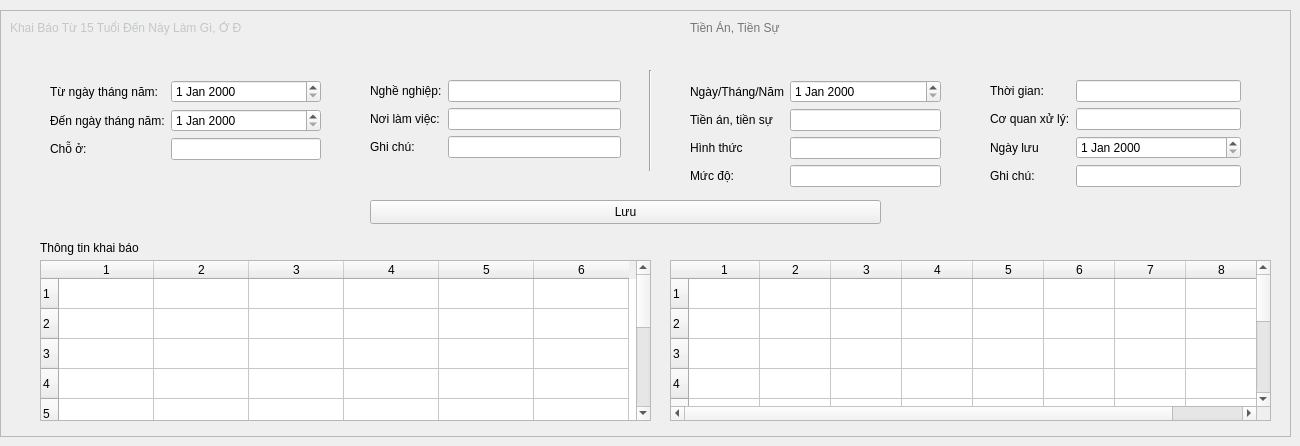
         <widget class="QWidget" name="tab_6">
          <attribute name="title">
           <string>Khai Báo</string>
          </attribute>
          <widget class="QFrame" name="frame_24">
           <property name="enabled">
            <bool>true</bool>
           </property>
           <property name="geometry">
            <rect>
             <x>0</x>
             <y>10</y>
             <width>1291</width>
             <height>427</height>
            </rect>
           </property>
           <property name="frameShape">
            <enum>QFrame::StyledPanel</enum>
           </property>
           <property name="frameShadow">
            <enum>QFrame::Raised</enum>
           </property>
           <widget class="QLabel" name="label_67">
            <property name="geometry">
             <rect>
              <x>10</x>
              <y>10</y>
              <width>231</width>
              <height>16</height>
             </rect>
            </property>
            <property name="text">
             <string>&lt;html&gt;&lt;head/&gt;&lt;body&gt;&lt;p&gt;&lt;span style=&quot; color:#c2c8c3;&quot;&gt;Khai Báo Từ 15 Tuổi Đến Này Làm Gì, Ở Đâu&lt;/span&gt;&lt;/p&gt;&lt;/body&gt;&lt;/html&gt;</string>
            </property>
           </widget>
           <widget class="QWidget" name="formLayoutWidget_35">
            <property name="geometry">
             <rect>
              <x>50</x>
              <y>70</y>
              <width>271</width>
              <height>81</height>
             </rect>
            </property>
            <layout class="QFormLayout" name="formLayout_35">
             <item row="0" column="0">
              <widget class="QLabel" name="tNgYThNgNMLabel_5">
               <property name="text">
                <string>Từ ngày tháng năm:</string>
               </property>
              </widget>
             </item>
             <item row="1" column="0">
              <widget class="QLabel" name="nNgYThNgNMLabel_5">
               <property name="text">
                <string>Đến ngày tháng năm:</string>
               </property>
              </widget>
             </item>
             <item row="2" column="0">
              <widget class="QLabel" name="chLabel_7">
               <property name="text">
                <string>Chỗ ở:</string>
               </property>
              </widget>
             </item>
             <item row="2" column="1">
              <widget class="QLineEdit" name="chLineEdit_7"/>
             </item>
             <item row="0" column="1">
              <widget class="QDateEdit" name="dateEdit_20"/>
             </item>
             <item row="1" column="1">
              <widget class="QDateEdit" name="dateEdit_21"/>
             </item>
            </layout>
           </widget>
           <widget class="QWidget" name="formLayoutWidget_36">
            <property name="geometry">
             <rect>
              <x>370</x>
              <y>70</y>
              <width>251</width>
              <height>81</height>
             </rect>
            </property>
            <layout class="QFormLayout" name="formLayout_36">
             <item row="0" column="0">
              <widget class="QLabel" name="nghNghiPLabel_11">
               <property name="text">
                <string>Nghề nghiệp:</string>
               </property>
              </widget>
             </item>
             <item row="0" column="1">
              <widget class="QLineEdit" name="nghNghiPLineEdit_11"/>
             </item>
             <item row="1" column="0">
              <widget class="QLabel" name="nILMViCLabel_5">
               <property name="text">
                <string>Nơi làm việc:</string>
               </property>
              </widget>
             </item>
             <item row="1" column="1">
              <widget class="QLineEdit" name="nILMViCLineEdit_5"/>
             </item>
             <item row="2" column="0">
              <widget class="QLabel" name="ghiChLabel_11">
               <property name="text">
                <string>Ghi chú:</string>
               </property>
              </widget>
             </item>
             <item row="2" column="1">
              <widget class="QLineEdit" name="ghiChLineEdit_11"/>
             </item>
            </layout>
           </widget>
           <widget class="QPushButton" name="pushButton_55">
            <property name="geometry">
             <rect>
              <x>370</x>
              <y>190</y>
              <width>511</width>
              <height>24</height>
             </rect>
            </property>
            <property name="text">
             <string>Lưu</string>
            </property>
           </widget>
           <widget class="QTableWidget" name="tableWidget_17">
            <property name="enabled">
             <bool>true</bool>
            </property>
            <property name="geometry">
             <rect>
              <x>40</x>
              <y>250</y>
              <width>611</width>
              <height>161</height>
             </rect>
            </property>
            <property name="rowCount">
             <number>10</number>
            </property>
            <property name="columnCount">
             <number>6</number>
            </property>
            <attribute name="horizontalHeaderVisible">
             <bool>true</bool>
            </attribute>
            <attribute name="horizontalHeaderDefaultSectionSize">
             <number>95</number>
            </attribute>
            <row/>
            <row/>
            <row/>
            <row/>
            <row/>
            <row/>
            <row/>
            <row/>
            <row/>
            <row/>
            <column/>
            <column/>
            <column/>
            <column/>
            <column/>
            <column/>
           </widget>
           <widget class="QWidget" name="formLayoutWidget_39">
            <property name="geometry">
             <rect>
              <x>690</x>
              <y>70</y>
              <width>251</width>
              <height>108</height>
             </rect>
            </property>
            <layout class="QFormLayout" name="formLayout_39">
             <item row="0" column="0">
              <widget class="QLabel" name="nghNghiPLabel_13">
               <property name="text">
                <string>Ngày/Tháng/Năm</string>
               </property>
              </widget>
             </item>
             <item row="1" column="0">
              <widget class="QLabel" name="nILMViCLabel_6">
               <property name="text">
                <string>Tiền án, tiền sự</string>
               </property>
              </widget>
             </item>
             <item row="1" column="1">
              <widget class="QLineEdit" name="nILMViCLineEdit_6"/>
             </item>
             <item row="2" column="0">
              <widget class="QLabel" name="ghiChLabel_13">
               <property name="text">
                <string>Hình thức</string>
               </property>
              </widget>
             </item>
             <item row="2" column="1">
              <widget class="QLineEdit" name="ghiChLineEdit_13"/>
             </item>
             <item row="3" column="0">
              <widget class="QLabel" name="mCLabel">
               <property name="text">
                <string>Mức độ:</string>
               </property>
              </widget>
             </item>
             <item row="3" column="1">
              <widget class="QLineEdit" name="mCLineEdit"/>
             </item>
             <item row="0" column="1">
              <widget class="QDateEdit" name="dateEdit_17"/>
             </item>
            </layout>
           </widget>
           <widget class="Line" name="line_17">
            <property name="geometry">
             <rect>
              <x>640</x>
              <y>60</y>
              <width>20</width>
              <height>101</height>
             </rect>
            </property>
            <property name="orientation">
             <enum>Qt::Vertical</enum>
            </property>
           </widget>
           <widget class="QLabel" name="label_65">
            <property name="geometry">
             <rect>
              <x>690</x>
              <y>10</y>
              <width>101</width>
              <height>16</height>
             </rect>
            </property>
            <property name="text">
             <string>&lt;html&gt;&lt;head/&gt;&lt;body&gt;&lt;p&gt;&lt;span style=&quot; color:#767676;&quot;&gt;Tiền Án, Tiền Sự&lt;/span&gt;&lt;/p&gt;&lt;/body&gt;&lt;/html&gt;</string>
            </property>
           </widget>
           <widget class="QWidget" name="formLayoutWidget_40">
            <property name="geometry">
             <rect>
              <x>990</x>
              <y>70</y>
              <width>251</width>
              <height>108</height>
             </rect>
            </property>
            <layout class="QFormLayout" name="formLayout_40">
             <item row="0" column="0">
              <widget class="QLabel" name="nghNghiPLabel_14">
               <property name="text">
                <string>Thời gian:</string>
               </property>
              </widget>
             </item>
             <item row="1" column="0">
              <widget class="QLabel" name="nILMViCLabel_7">
               <property name="text">
                <string>Cơ quan xử lý:</string>
               </property>
              </widget>
             </item>
             <item row="1" column="1">
              <widget class="QLineEdit" name="nILMViCLineEdit_7"/>
             </item>
             <item row="2" column="0">
              <widget class="QLabel" name="ghiChLabel_14">
               <property name="text">
                <string>Ngày lưu</string>
               </property>
              </widget>
             </item>
             <item row="3" column="0">
              <widget class="QLabel" name="ghiChLabel_3">
               <property name="text">
                <string>Ghi chú:</string>
               </property>
              </widget>
             </item>
             <item row="3" column="1">
              <widget class="QLineEdit" name="ghiChLineEdit_3"/>
             </item>
             <item row="2" column="1">
              <widget class="QDateEdit" name="dateEdit_16"/>
             </item>
             <item row="0" column="1">
              <widget class="QLineEdit" name="nILMViCLineEdit_8"/>
             </item>
            </layout>
           </widget>
           <widget class="QLabel" name="label_66">
            <property name="geometry">
             <rect>
              <x>40</x>
              <y>230</y>
              <width>101</width>
              <height>16</height>
             </rect>
            </property>
            <property name="text">
             <string>Thông tin khai báo</string>
            </property>
           </widget>
           <widget class="QTableWidget" name="tableWidget_20">
            <property name="enabled">
             <bool>true</bool>
            </property>
            <property name="geometry">
             <rect>
              <x>670</x>
              <y>250</y>
              <width>601</width>
              <height>161</height>
             </rect>
            </property>
            <property name="rowCount">
             <number>10</number>
            </property>
            <property name="columnCount">
             <number>8</number>
            </property>
            <attribute name="horizontalHeaderVisible">
             <bool>true</bool>
            </attribute>
            <attribute name="horizontalHeaderDefaultSectionSize">
             <number>71</number>
            </attribute>
            <row/>
            <row/>
            <row/>
            <row/>
            <row/>
            <row/>
            <row/>
            <row/>
            <row/>
            <row/>
            <column/>
            <column/>
            <column/>
            <column/>
            <column/>
            <column/>
            <column/>
            <column/>
           </widget>
          </widget>
         </widget>
